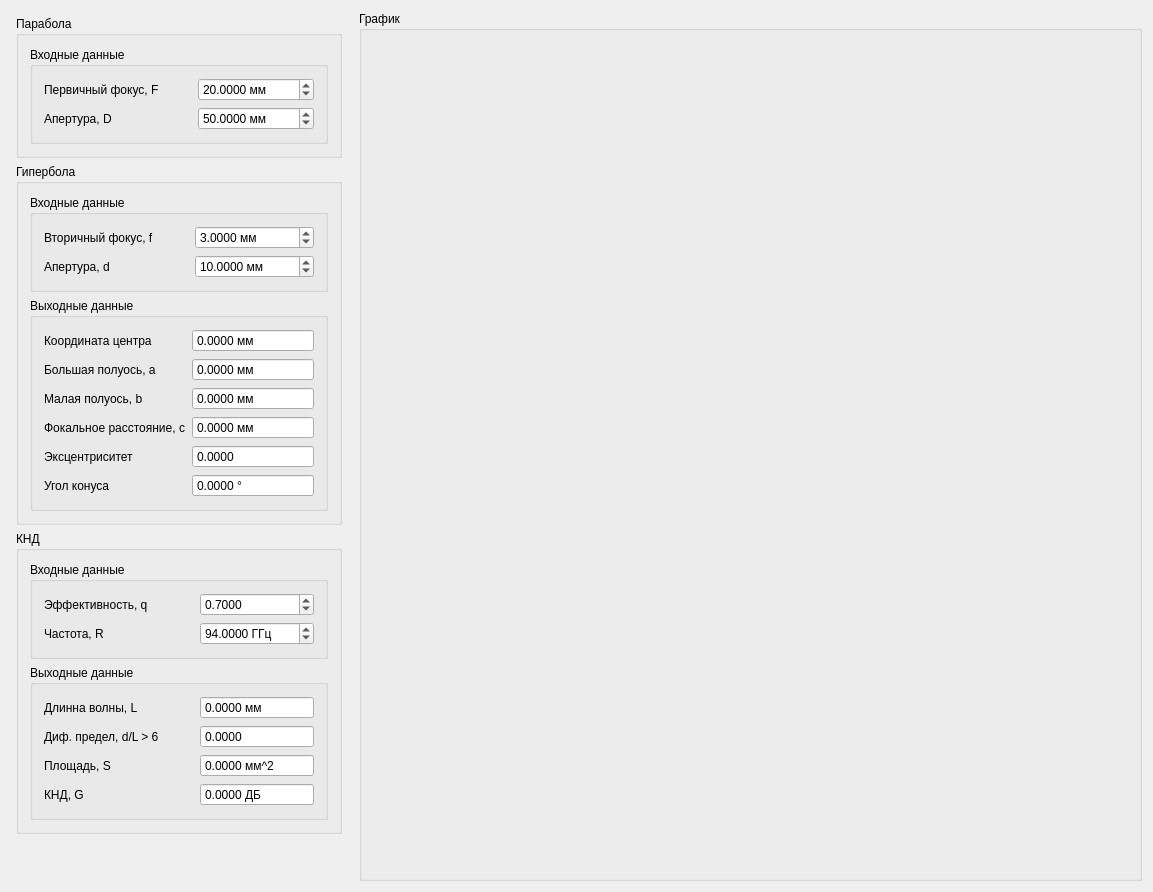
<?xml version="1.0" encoding="UTF-8"?>
<ui version="4.0">
 <class>Widget</class>
 <widget class="QWidget" name="Widget">
  <property name="geometry">
   <rect>
    <x>0</x>
    <y>0</y>
    <width>1153</width>
    <height>892</height>
   </rect>
  </property>
  <property name="windowTitle">
   <string>Двухзеркальная антенна Кассегрена</string>
  </property>
  <layout class="QGridLayout" name="gridLayout">
   <item row="0" column="2" rowspan="3">
    <widget class="QGroupBox" name="groupBox_7">
     <property name="sizePolicy">
      <sizepolicy hsizetype="Expanding" vsizetype="Expanding">
       <horstretch>0</horstretch>
       <verstretch>0</verstretch>
      </sizepolicy>
     </property>
     <property name="title">
      <string>График</string>
     </property>
     <layout class="QGridLayout" name="gridLayout_2">
      <item row="0" column="0">
       <widget class="QCustomPlot" name="plot" native="true">
        <property name="sizePolicy">
         <sizepolicy hsizetype="Expanding" vsizetype="Expanding">
          <horstretch>0</horstretch>
          <verstretch>0</verstretch>
         </sizepolicy>
        </property>
       </widget>
      </item>
     </layout>
    </widget>
   </item>
   <item row="0" column="0" rowspan="3">
    <layout class="QGridLayout" name="gridLayout_3">
     <property name="leftMargin">
      <number>5</number>
     </property>
     <property name="topMargin">
      <number>5</number>
     </property>
     <property name="rightMargin">
      <number>5</number>
     </property>
     <property name="bottomMargin">
      <number>5</number>
     </property>
     <item row="8" column="0" colspan="2">
      <spacer name="verticalSpacer">
       <property name="orientation">
        <enum>Qt::Vertical</enum>
       </property>
       <property name="sizeHint" stdset="0">
        <size>
         <width>20</width>
         <height>40</height>
        </size>
       </property>
      </spacer>
     </item>
     <item row="2" column="0">
      <widget class="QGroupBox" name="groupBox_5">
       <property name="sizePolicy">
        <sizepolicy hsizetype="Minimum" vsizetype="Maximum">
         <horstretch>0</horstretch>
         <verstretch>0</verstretch>
        </sizepolicy>
       </property>
       <property name="title">
        <string>КНД</string>
       </property>
       <layout class="QVBoxLayout" name="verticalLayout_3">
        <item>
         <widget class="QGroupBox" name="groupBox_8">
          <property name="sizePolicy">
           <sizepolicy hsizetype="Minimum" vsizetype="Maximum">
            <horstretch>0</horstretch>
            <verstretch>0</verstretch>
           </sizepolicy>
          </property>
          <property name="title">
           <string>Входные данные</string>
          </property>
          <layout class="QFormLayout" name="formLayout_3">
           <item row="0" column="0">
            <widget class="QLabel" name="label_11">
             <property name="text">
              <string>Эффективность, q              </string>
             </property>
            </widget>
           </item>
           <item row="0" column="1">
            <widget class="QDoubleSpinBox" name="spinq">
             <property name="decimals">
              <number>4</number>
             </property>
             <property name="minimum">
              <double>0.000000000000000</double>
             </property>
             <property name="maximum">
              <double>1.000000000000000</double>
             </property>
             <property name="singleStep">
              <double>0.001000000000000</double>
             </property>
             <property name="value">
              <double>0.700000000000000</double>
             </property>
            </widget>
           </item>
           <item row="1" column="0">
            <widget class="QLabel" name="label_12">
             <property name="text">
              <string>Частота, R</string>
             </property>
            </widget>
           </item>
           <item row="1" column="1">
            <widget class="QDoubleSpinBox" name="spinR">
             <property name="suffix">
              <string> ГГц</string>
             </property>
             <property name="decimals">
              <number>4</number>
             </property>
             <property name="minimum">
              <double>0.000000000000000</double>
             </property>
             <property name="maximum">
              <double>300.000000000000000</double>
             </property>
             <property name="singleStep">
              <double>0.001000000000000</double>
             </property>
             <property name="value">
              <double>94.000000000000000</double>
             </property>
            </widget>
           </item>
          </layout>
         </widget>
        </item>
        <item>
         <widget class="QGroupBox" name="groupBox_9">
          <property name="sizePolicy">
           <sizepolicy hsizetype="Minimum" vsizetype="Maximum">
            <horstretch>0</horstretch>
            <verstretch>0</verstretch>
           </sizepolicy>
          </property>
          <property name="title">
           <string>Выходные данные</string>
          </property>
          <layout class="QFormLayout" name="formLayout_5">
           <item row="0" column="0">
            <widget class="QLabel" name="label_13">
             <property name="text">
              <string>Длинна волны, L                 </string>
             </property>
            </widget>
           </item>
           <item row="0" column="1">
            <widget class="QDoubleSpinBox" name="spinL">
             <property name="enabled">
              <bool>true</bool>
             </property>
             <property name="frame">
              <bool>true</bool>
             </property>
             <property name="readOnly">
              <bool>true</bool>
             </property>
             <property name="buttonSymbols">
              <enum>QAbstractSpinBox::NoButtons</enum>
             </property>
             <property name="keyboardTracking">
              <bool>true</bool>
             </property>
             <property name="suffix">
              <string> мм</string>
             </property>
             <property name="decimals">
              <number>4</number>
             </property>
             <property name="maximum">
              <double>100000000.000000000000000</double>
             </property>
            </widget>
           </item>
           <item row="2" column="0">
            <widget class="QLabel" name="label_14">
             <property name="text">
              <string>Площадь, S</string>
             </property>
            </widget>
           </item>
           <item row="2" column="1">
            <widget class="QDoubleSpinBox" name="spinS">
             <property name="enabled">
              <bool>true</bool>
             </property>
             <property name="frame">
              <bool>true</bool>
             </property>
             <property name="readOnly">
              <bool>true</bool>
             </property>
             <property name="buttonSymbols">
              <enum>QAbstractSpinBox::NoButtons</enum>
             </property>
             <property name="keyboardTracking">
              <bool>true</bool>
             </property>
             <property name="suffix">
              <string> мм^2</string>
             </property>
             <property name="decimals">
              <number>4</number>
             </property>
             <property name="maximum">
              <double>1000000000.000000000000000</double>
             </property>
            </widget>
           </item>
           <item row="3" column="0">
            <widget class="QLabel" name="label_15">
             <property name="text">
              <string>КНД, G</string>
             </property>
            </widget>
           </item>
           <item row="3" column="1">
            <widget class="QDoubleSpinBox" name="spinG">
             <property name="enabled">
              <bool>true</bool>
             </property>
             <property name="frame">
              <bool>true</bool>
             </property>
             <property name="readOnly">
              <bool>true</bool>
             </property>
             <property name="buttonSymbols">
              <enum>QAbstractSpinBox::NoButtons</enum>
             </property>
             <property name="keyboardTracking">
              <bool>true</bool>
             </property>
             <property name="suffix">
              <string> ДБ</string>
             </property>
             <property name="decimals">
              <number>4</number>
             </property>
             <property name="maximum">
              <double>1000.000000000000000</double>
             </property>
            </widget>
           </item>
           <item row="1" column="0">
            <widget class="QLabel" name="label_16">
             <property name="text">
              <string>Диф. предел, d/L &gt; 6</string>
             </property>
            </widget>
           </item>
           <item row="1" column="1">
            <widget class="QDoubleSpinBox" name="spinDL">
             <property name="enabled">
              <bool>true</bool>
             </property>
             <property name="frame">
              <bool>true</bool>
             </property>
             <property name="readOnly">
              <bool>true</bool>
             </property>
             <property name="buttonSymbols">
              <enum>QAbstractSpinBox::NoButtons</enum>
             </property>
             <property name="keyboardTracking">
              <bool>true</bool>
             </property>
             <property name="suffix">
              <string/>
             </property>
             <property name="decimals">
              <number>4</number>
             </property>
             <property name="maximum">
              <double>100000000.000000000000000</double>
             </property>
            </widget>
           </item>
          </layout>
         </widget>
        </item>
       </layout>
      </widget>
     </item>
     <item row="0" column="0">
      <widget class="QGroupBox" name="groupBox">
       <property name="sizePolicy">
        <sizepolicy hsizetype="Minimum" vsizetype="Maximum">
         <horstretch>0</horstretch>
         <verstretch>0</verstretch>
        </sizepolicy>
       </property>
       <property name="title">
        <string>Парабола</string>
       </property>
       <layout class="QVBoxLayout" name="verticalLayout">
        <item>
         <widget class="QGroupBox" name="groupBox_3">
          <property name="sizePolicy">
           <sizepolicy hsizetype="Minimum" vsizetype="Maximum">
            <horstretch>0</horstretch>
            <verstretch>0</verstretch>
           </sizepolicy>
          </property>
          <property name="title">
           <string>Входные данные</string>
          </property>
          <layout class="QFormLayout" name="formLayout">
           <item row="0" column="0">
            <widget class="QLabel" name="label">
             <property name="text">
              <string>Первичный фокус, F          </string>
             </property>
            </widget>
           </item>
           <item row="1" column="0">
            <widget class="QLabel" name="label_2">
             <property name="text">
              <string>Апертура, D</string>
             </property>
            </widget>
           </item>
           <item row="0" column="1">
            <widget class="QDoubleSpinBox" name="spinF">
             <property name="suffix">
              <string> мм</string>
             </property>
             <property name="decimals">
              <number>4</number>
             </property>
             <property name="minimum">
              <double>1.000000000000000</double>
             </property>
             <property name="maximum">
              <double>1000.000000000000000</double>
             </property>
             <property name="singleStep">
              <double>1.000000000000000</double>
             </property>
             <property name="value">
              <double>20.000000000000000</double>
             </property>
            </widget>
           </item>
           <item row="1" column="1">
            <widget class="QDoubleSpinBox" name="spinD">
             <property name="suffix">
              <string> мм</string>
             </property>
             <property name="decimals">
              <number>4</number>
             </property>
             <property name="minimum">
              <double>1.000000000000000</double>
             </property>
             <property name="maximum">
              <double>1000.000000000000000</double>
             </property>
             <property name="singleStep">
              <double>1.000000000000000</double>
             </property>
             <property name="value">
              <double>50.000000000000000</double>
             </property>
            </widget>
           </item>
          </layout>
         </widget>
        </item>
       </layout>
      </widget>
     </item>
     <item row="1" column="0">
      <widget class="QGroupBox" name="groupBox_2">
       <property name="sizePolicy">
        <sizepolicy hsizetype="Minimum" vsizetype="Maximum">
         <horstretch>0</horstretch>
         <verstretch>0</verstretch>
        </sizepolicy>
       </property>
       <property name="title">
        <string>Гипербола</string>
       </property>
       <layout class="QVBoxLayout" name="verticalLayout_2">
        <item>
         <widget class="QGroupBox" name="groupBox_4">
          <property name="sizePolicy">
           <sizepolicy hsizetype="Minimum" vsizetype="Maximum">
            <horstretch>0</horstretch>
            <verstretch>0</verstretch>
           </sizepolicy>
          </property>
          <property name="title">
           <string>Входные данные</string>
          </property>
          <layout class="QFormLayout" name="formLayout_2">
           <item row="0" column="0">
            <widget class="QLabel" name="label_3">
             <property name="text">
              <string>Вторичный фокус, f           </string>
             </property>
            </widget>
           </item>
           <item row="1" column="0">
            <widget class="QLabel" name="label_4">
             <property name="text">
              <string>Апертура, d</string>
             </property>
            </widget>
           </item>
           <item row="0" column="1">
            <widget class="QDoubleSpinBox" name="spinf">
             <property name="suffix">
              <string> мм</string>
             </property>
             <property name="decimals">
              <number>4</number>
             </property>
             <property name="minimum">
              <double>0.000000000000000</double>
             </property>
             <property name="maximum">
              <double>1000.000000000000000</double>
             </property>
             <property name="singleStep">
              <double>1.000000000000000</double>
             </property>
             <property name="value">
              <double>3.000000000000000</double>
             </property>
            </widget>
           </item>
           <item row="1" column="1">
            <widget class="QDoubleSpinBox" name="spind">
             <property name="suffix">
              <string> мм</string>
             </property>
             <property name="decimals">
              <number>4</number>
             </property>
             <property name="minimum">
              <double>1.000000000000000</double>
             </property>
             <property name="maximum">
              <double>1000.000000000000000</double>
             </property>
             <property name="singleStep">
              <double>1.000000000000000</double>
             </property>
             <property name="value">
              <double>10.000000000000000</double>
             </property>
            </widget>
           </item>
          </layout>
         </widget>
        </item>
        <item>
         <widget class="QGroupBox" name="groupBox_6">
          <property name="sizePolicy">
           <sizepolicy hsizetype="Minimum" vsizetype="Maximum">
            <horstretch>0</horstretch>
            <verstretch>0</verstretch>
           </sizepolicy>
          </property>
          <property name="title">
           <string>Выходные данные</string>
          </property>
          <layout class="QFormLayout" name="formLayout_4">
           <item row="0" column="0">
            <widget class="QLabel" name="label_5">
             <property name="text">
              <string>Координата центра</string>
             </property>
            </widget>
           </item>
           <item row="1" column="0">
            <widget class="QLabel" name="label_6">
             <property name="text">
              <string>Большая полуось, a</string>
             </property>
            </widget>
           </item>
           <item row="2" column="0">
            <widget class="QLabel" name="label_7">
             <property name="text">
              <string>Малая полуось, b</string>
             </property>
            </widget>
           </item>
           <item row="3" column="0">
            <widget class="QLabel" name="label_8">
             <property name="text">
              <string>Фокальное расстояние, c</string>
             </property>
            </widget>
           </item>
           <item row="4" column="0">
            <widget class="QLabel" name="label_9">
             <property name="text">
              <string>Эксцентриситет</string>
             </property>
            </widget>
           </item>
           <item row="0" column="1">
            <widget class="QDoubleSpinBox" name="spinHCnt">
             <property name="enabled">
              <bool>true</bool>
             </property>
             <property name="frame">
              <bool>true</bool>
             </property>
             <property name="readOnly">
              <bool>true</bool>
             </property>
             <property name="buttonSymbols">
              <enum>QAbstractSpinBox::NoButtons</enum>
             </property>
             <property name="keyboardTracking">
              <bool>true</bool>
             </property>
             <property name="suffix">
              <string> мм</string>
             </property>
             <property name="decimals">
              <number>4</number>
             </property>
             <property name="maximum">
              <double>1000.000000000000000</double>
             </property>
            </widget>
           </item>
           <item row="1" column="1">
            <widget class="QDoubleSpinBox" name="spinHA">
             <property name="enabled">
              <bool>true</bool>
             </property>
             <property name="frame">
              <bool>true</bool>
             </property>
             <property name="readOnly">
              <bool>true</bool>
             </property>
             <property name="buttonSymbols">
              <enum>QAbstractSpinBox::NoButtons</enum>
             </property>
             <property name="keyboardTracking">
              <bool>true</bool>
             </property>
             <property name="suffix">
              <string> мм</string>
             </property>
             <property name="decimals">
              <number>4</number>
             </property>
             <property name="maximum">
              <double>1000.000000000000000</double>
             </property>
            </widget>
           </item>
           <item row="2" column="1">
            <widget class="QDoubleSpinBox" name="spinHB">
             <property name="enabled">
              <bool>true</bool>
             </property>
             <property name="frame">
              <bool>true</bool>
             </property>
             <property name="readOnly">
              <bool>true</bool>
             </property>
             <property name="buttonSymbols">
              <enum>QAbstractSpinBox::NoButtons</enum>
             </property>
             <property name="keyboardTracking">
              <bool>true</bool>
             </property>
             <property name="suffix">
              <string> мм</string>
             </property>
             <property name="decimals">
              <number>4</number>
             </property>
             <property name="maximum">
              <double>1000.000000000000000</double>
             </property>
            </widget>
           </item>
           <item row="3" column="1">
            <widget class="QDoubleSpinBox" name="spinHC">
             <property name="enabled">
              <bool>true</bool>
             </property>
             <property name="frame">
              <bool>true</bool>
             </property>
             <property name="readOnly">
              <bool>true</bool>
             </property>
             <property name="buttonSymbols">
              <enum>QAbstractSpinBox::NoButtons</enum>
             </property>
             <property name="keyboardTracking">
              <bool>true</bool>
             </property>
             <property name="suffix">
              <string> мм</string>
             </property>
             <property name="decimals">
              <number>4</number>
             </property>
             <property name="maximum">
              <double>1000.000000000000000</double>
             </property>
            </widget>
           </item>
           <item row="4" column="1">
            <widget class="QDoubleSpinBox" name="spinHE">
             <property name="enabled">
              <bool>true</bool>
             </property>
             <property name="frame">
              <bool>true</bool>
             </property>
             <property name="readOnly">
              <bool>true</bool>
             </property>
             <property name="buttonSymbols">
              <enum>QAbstractSpinBox::NoButtons</enum>
             </property>
             <property name="keyboardTracking">
              <bool>true</bool>
             </property>
             <property name="decimals">
              <number>4</number>
             </property>
             <property name="maximum">
              <double>1000.000000000000000</double>
             </property>
            </widget>
           </item>
           <item row="5" column="0">
            <widget class="QLabel" name="label_10">
             <property name="text">
              <string>Угол конуса</string>
             </property>
            </widget>
           </item>
           <item row="5" column="1">
            <widget class="QDoubleSpinBox" name="spinHAngle">
             <property name="enabled">
              <bool>true</bool>
             </property>
             <property name="frame">
              <bool>true</bool>
             </property>
             <property name="readOnly">
              <bool>true</bool>
             </property>
             <property name="buttonSymbols">
              <enum>QAbstractSpinBox::NoButtons</enum>
             </property>
             <property name="keyboardTracking">
              <bool>true</bool>
             </property>
             <property name="suffix">
              <string> °</string>
             </property>
             <property name="decimals">
              <number>4</number>
             </property>
             <property name="maximum">
              <double>180.000000000000000</double>
             </property>
            </widget>
           </item>
          </layout>
         </widget>
        </item>
       </layout>
      </widget>
     </item>
    </layout>
   </item>
  </layout>
 </widget>
 <layoutdefault spacing="6" margin="11"/>
 <customwidgets>
  <customwidget>
   <class>QCustomPlot</class>
   <extends>QWidget</extends>
   <header>qcustomplot.h</header>
   <container>1</container>
  </customwidget>
 </customwidgets>
 <resources/>
 <connections/>
</ui>
